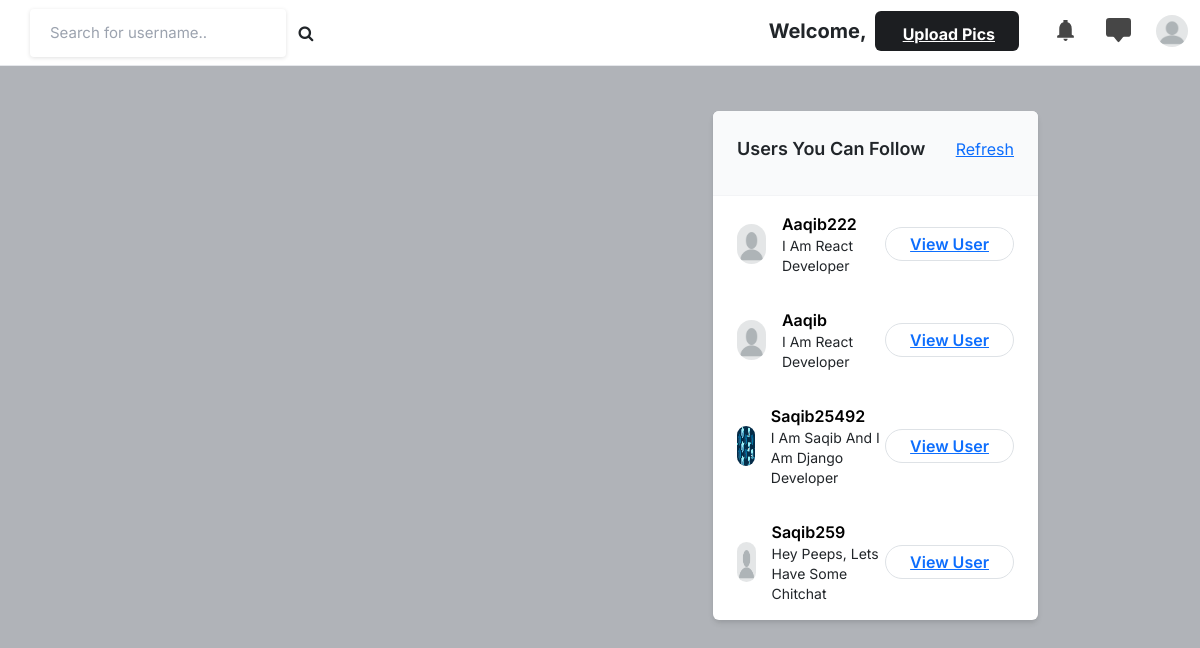
Page / (signed in) on the committed database.
### social_book/models.py (models this page shows)
class Profile(models.Model):
    user = models.ForeignKey(User, on_delete=models.CASCADE)
    id_user = models.IntegerField()
    firstname = models.CharField(max_length=50, default='')
    lastname = models.CharField(max_length=50, default='')
    bio = models.TextField(blank=True)
    profileimg = models.ImageField(upload_to='profile_images', default='blank_profile.png')
    Location = models.CharField(max_length=100, blank=True)
    def __str__(self) -> str:
        return self.user.username

### social_book/views.py (the view)
# urls.py: path('', views.index, name='index'),
@login_required(login_url='signin')
def index(request):
    user_object = User.objects.get(username = request.user.username)
    user_profile = Profile.objects.get(user = user_object)
    user_following = FollowersCount.objects.filter(follower = request.user.username)
    user_following_list = [users.user for users in user_following]
    feed = [post.objects.filter(user=usernames) for usernames in user_following_list]
    feed_list = list(chain(*feed))
    all_users = User.objects.all()
    user_following_all = []
    for user in user_following:
        user_list = User.objects.get(username = user.user)
        user_following_all.append(user_list)
    new_suggestion_list = [x for x in list(all_users) if (x not in list(user_following_all))]
    current_user = User.objects.filter(username = request.user.username)
    final_suggestion_list = [x for x in list(new_suggestion_list) if (x not in list(current_user))]
    random.shuffle(final_suggestion_list)
    username_profile = [user.id for user in final_suggestion_list]
    username_profile_list = [Profile.objects.filter(id_user = ids) for ids in username_profile]
    suggestions_username_profile_list = list(chain(*username_profile_list))
    print(suggestions_username_profile_list)
    return render(request, 'index.html', {'user_profile' : user_profile, 'posts': feed_list, 'Suggestions':suggestions_username_profile_list})

### templates/index.html (shortened to what this page needs)
{% load static %}
<!DOCTYPE html>
<html lang="en">
<head>
    <link rel="stylesheet" href="{% static 'assets/css/icons.css' %}">
    <link rel="stylesheet" href="{% static 'assets/css/uikit.css' %}">
    <link rel="stylesheet" href="{% static 'assets/css/style.css' %}">
    <link rel="stylesheet" href="{% static 'assets/css/tailwind.css' %}">
    <link href="https://cdn.jsdelivr.net/npm/bootstrap@5.3.1/dist/css/bootstrap.min.css" rel="stylesheet">
    <link rel="stylesheet" href="https://cdnjs.cloudflare.com/ajax/libs/font-awesome/4.7.0/css/font-awesome.min.css">
</head>
<body>
            <header>
                <div class="header_inner">
                    <form action="/search" method="post">
                    <div class="left-side">
                            <input type="text" name="username" placeholder="Search for username..">&nbsp;
                            <button type="submit" class="mx-2"><i class="fa fa-search fa-1x"></i></button>
                    </div>
                    </form>
                    <div class="right-side" style="position: absolute; top:1%; right:1%">
                        <h5 class="mx-2 my-2"> <b>Welcome, {{user_profile.firstname}} {{user_profile.lastname}}  </b></h5>
                        <a href="upload"
                            class="bg-pink-500 flex font-bold hidden hover:bg-pink-600 hover:text-white inline-block items-center lg:block max-h-10 mr-4 px-4 py-2 rounded shado text-white">
                              Upload Pics
                        </a>
                        <a href="#" class="header-links-item">
                        </a>
                        <a href="#" class="header-links-item">
                        </a>
                        <a href="#">
                            <img src="{{user_profile.profileimg.url}}" class="header-avatar" alt="">
                        </a>
                    </div>
                </div>
            </header>
            <div class="container m-auto">
                <div class="lg:flex justify-center lg:space-x-10 lg:space-y-0 space-y-5">
                    <div class="space-y-5 flex-shrink-0 lg:w-7/12">
                    </div>
                    <div class="lg:w-5/12">
                        <div class="bg-white  shadow-md rounded-md overflow-hidden">
                            <div class="bg-gray-50  border-b border-gray-100 flex items-baseline justify-between py-4 px-6 ">
                                <h2 class="font-semibold text-lg">Users You Can Follow</h2>
                                <a href="#"> Refresh</a>
                            </div>
                            {% for user in Suggestions %}
                            <div class="divide-gray-300 divide-gray-50 divide-opacity-50 divide-y px-4 ">
                                <div class="flex items-center justify-between py-3">
                                    <div class="flex flex-1 items-center space-x-4">
                                        <a href="/profile/{{user.user}}">
                                            <img src="{{user.profileimg.url}}" alt="..." class="bg-gray-200 rounded-full w-10 h-10">
                                        </a>
                                        <div class="flex flex-col">
                                            <a style="text-decoration: none; color:black" href="/profile/{{user.user}}"><span class="block capitalize font-semibold"> {{user.user}} </span></a>
                                            <span class="block capitalize text-sm"> {{user.bio}} </span>
                                        </div>
                                    </div>
                                    <a href="/profile/{{user.user}}" class="border border-gray-200 font-semibold px-4 py-1 rounded-full hover:bg-pink-600 hover:text-white hover:border-pink-600 "> View User </a>
                                </div>
                            </div>
                            {% endfor %}
                        </div>
                    </div>
                </div>
            </div>
</body>
</html>

### static/assets/css/style.css (style rules this page uses)
body { background-color: #B0B3B8!important; }
button { vertical-align: middle; }
input { height: 48px; line-height: 48px; padding: 0 20px; outline: none; font-size: 15px; color: #808080; max-width: 100%; width: 100%; -webkit-box-sizing: border-box; box-sizing: border-box; display: block; font-weight: 400; opacity: 1; border-radius: 4px; border: none; -webkit-box-shadow: 0 1px 4px 0px rgba(0, 0, 0, 0.12); box-shadow: 0 1px 4px 0px rgba(0, 0, 0, 0.12); }
input[type="text"], input[type="password"], input[type="email"], input[type="number"] { height: 48px; line-height: 48px; padding: 0 20px; outline: none; font-size: 15px; color: #808080; max-width: 100%; width: 100%; -webkit-box-sizing: border-box; box-sizing: border-box; display: block; font-weight: 400; opacity: 1; border-radius: 4px; border: none; -webkit-box-shadow: 0 1px 4px 0px rgba(0, 0, 0, 0.12); box-shadow: 0 1px 4px 0px rgba(0, 0, 0, 0.12); }
input { -webkit-transition: all 0.1s ease-in-out; transition: all 0.1s ease-in-out; }
::placeholder { color: #808080; opacity: 1; }
button { border: none; margin: 0; padding: 0; width: auto; overflow: visible; background: transparent; color: inherit; font: inherit; line-height: normal; cursor: pointer; }
a { color: #be185d; -webkit-transition: 0.3s; transition: 0.3s; outline: none !important; }
button { outline: none !important; }
img { max-width: 100%; }
body { color: #666; font-size: 15px; line-height: 27px; background-color: #f0f2f5; font-family: "Inter", sans-serif; text-transform: none; }
h1, h2, h3, h4, h5, h6 { font-family: "Inter", sans-serif; text-transform: none; }
input[type="text"], input[type="password"], input[type="email"] { font-family: "Inter", sans-serif; text-transform: none; }
button, body .pac-container { font-family: "Inter", sans-serif; text-transform: none; }
h1, h2, h3, h4, h5, h6 { color: #333; font-weight: 500; margin: 0; padding: 0; }
h2 { font-size: 26px; }
h5 { font-size: 14px; }
b, strong { font-weight: 700 !important; }
@media (min-width: 1024px) { .container { max-width: 900px !important; padding-top: 45px; } }
header { background-color: #fff; left: 0; right: 0; top: 0; z-index: 99; height: 66px; display: -webkit-box; display: -ms-flexbox; display: flex; -webkit-box-align: center; -ms-flex-align: center; align-items: center; border-bottom: 1px solid #e5e7eb; }
header .header_inner { display: -webkit-box; display: -ms-flexbox; display: flex; -webkit-box-align: center; -ms-flex-align: center; align-items: center; max-width: 1090px; margin: auto; width: 100%; max-width: 100% !important; padding: 0 30px; }
header .header_inner .left-side { display: -webkit-box; display: -ms-flexbox; display: flex; -webkit-box-align: center; -ms-flex-align: center; align-items: center; }
header .header_inner .right-side { display: -webkit-box; display: -ms-flexbox; display: flex; -webkit-box-align: center; -ms-flex-align: center; align-items: center; -webkit-box-pack: end; -ms-flex-pack: end; justify-content: flex-end; margin-left: auto; }
header .header_inner .right-side .header-links-item { padding: 10px; margin-left: 8px; }
header .header_inner .right-side .header-links-item svg { width: 25px; height: 25px; color: #464646; }
header .header_inner .right-side .header-avatar { width: 32px; height: 32px; border-radius: 100%; margin-left: 15px; }

### rows in the picture
Profile: profileimg (placeholder picture)
Profile: profileimg (placeholder picture), user "Aaqib222", bio "I Am React Developer"
Profile: profileimg (placeholder picture), user "Aaqib", bio "I Am React Developer"
Profile: profileimg (picture), user "Saqib25492", bio "I Am Saqib And I Am Django Developer"
Profile: profileimg (placeholder picture), user "Saqib259", bio "Hey Peeps, Lets Have Some Chitchat"
